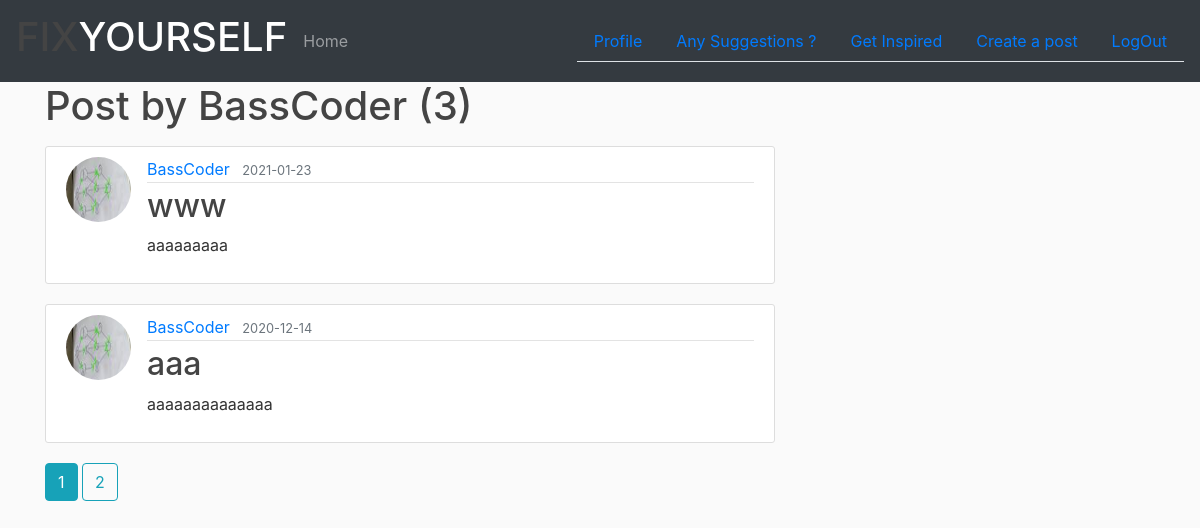
Page /user/BassCoder (signed in) on the committed database.
### se_hackethon_project/models.py (models this page shows, shortened)
class User(db.Model,UserMixin):
    id = db.Column(db.Integer,primary_key=True)
    name = db.Column(db.String(20),nullable=False)
    email = db.Column(db.String(120),unique=True,nullable=False)
    image_file = db.Column(db.String(20),nullable=False,default = 'default.jpg')
    password = db.Column(db.String(60),nullable=False)
    posts = db.relationship('Post', backref='author', lazy=True)
    feedbacks = db.relationship('Feedback',backref='customer',lazy=True)

class Post(db.Model):
    id = db.Column(db.Integer,primary_key = True)
    title = db.Column(db.String(100),nullable = False)
    date_posted = db.Column(db.DateTime,nullable = False,default = datetime.utcnow)
    content = db.Column(db.Text,nullable=False)
    image_file = db.Column(db.String(20),nullable=False,default = 'default1.jpg')
    user_id = db.Column(db.Integer, db.ForeignKey('user.id'), nullable=False)

### se_hackethon_project/routes.py (the view)
@app.route("/user/<string:username>")
def user_posts(username):
    page = request.args.get('page', 1, type=int)
    user = User.query.filter_by(name=username).first_or_404()
    posts = Post.query.filter_by(author=user).order_by(
        Post.date_posted.desc()).paginate(page=page, per_page=2)
    return render_template('user_posts.html', posts=posts, user=user)

### se_hackethon_project/models.py (called while the page is built)
@login_manager.user_loader
def load_user(user_id):
    return User.query.get(int(user_id))

### se_hackethon_project/templates/user_posts.html
{% extends 'layout.html' %}
{% block content %}
  <h1 class="mb-3">Post by {{ user.name }} ({{posts.total}})</h1>
  {% for post in posts.items %}
      <article class="media content-section">
        <img class="rounded-circle article-img" src="{{ url_for('static',filename = 'profile_pics/' + post.author.image_file) }}">
        <div class="media-body">
          <div class="article-metadata">
            <a class="mr-2" href="{{ url_for('user_posts',username=post.author.name) }}">{{ post.author.name }}</a>
            <small class="text-muted">{{ post.date_posted.strftime("%Y-%m-%d") }}</small>
          </div>
          <h2><a class="article-title" href="{{ url_for('post',post_id = post.id) }}">{{ post.title }}</a></h2>
          <p class="article-content">{{ post.content }}</p>
        </div>
      </article>
  {% endfor %}
  {% for page_num in posts.iter_pages(left_edge=1,right_edge=1,left_current=1,right_current=2) %}
    {% if page_num %}
      {% if posts.page == page_num %}
        <a class="btn btn-info mb-4" href="{{url_for('user_posts',username = user.name,page=page_num)}}">{{page_num}}</a>
      {% else %}
        <a class="btn btn-outline-info mb-4" href="{{url_for('user_posts',username = user.name,page=page_num)}}">{{page_num}}</a>
      {% endif %}
    {% else %}
      ...
    {% endif %}
  {% endfor %}
{% endblock content %}

### se_hackethon_project/static/main.css (style rules this page uses)
body { background: #fafafa; color: #333333; }
h1, h2, h3, h4, h5, h6 { color: #444444; }
.content-section { background: #ffffff; padding: 10px 20px; border: 1px solid #dddddd; border-radius: 3px; margin-bottom: 20px; }
.article-title { color: #444444; }
.article-content { white-space: pre-line; }
.article-img { height: 65px; width: 65px; margin-right: 16px; }
.article-metadata { padding-bottom: 1px; margin-bottom: 4px; border-bottom: 1px solid #e3e3e3 }

### rows in the picture
User: name "BassCoder"
Post: image_file (picture), author.name "BassCoder", date_posted "2021-01-23", title "www", content "aaaaaaaaa"
Post: image_file (picture), author.name "BassCoder", date_posted "2020-12-14", title "aaa", content "aaaaaaaaaaaaaa"

### other values in the picture
{{ posts.total }} "3"
{{ page_num }} "1"
{{ page_num }} "2"
